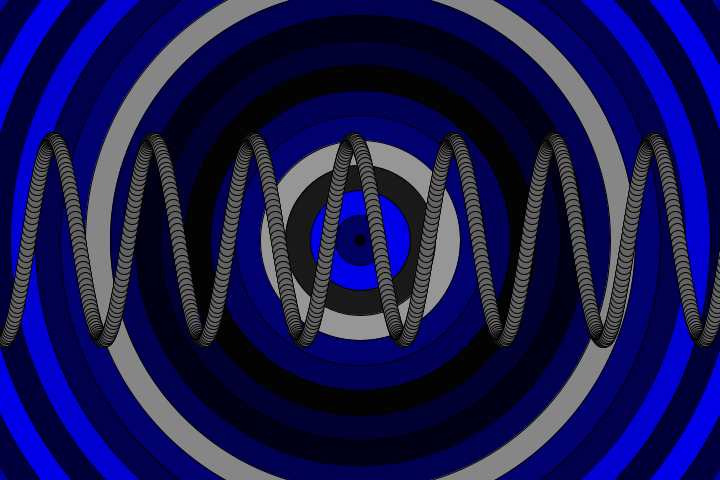
Frame 1 (no input)
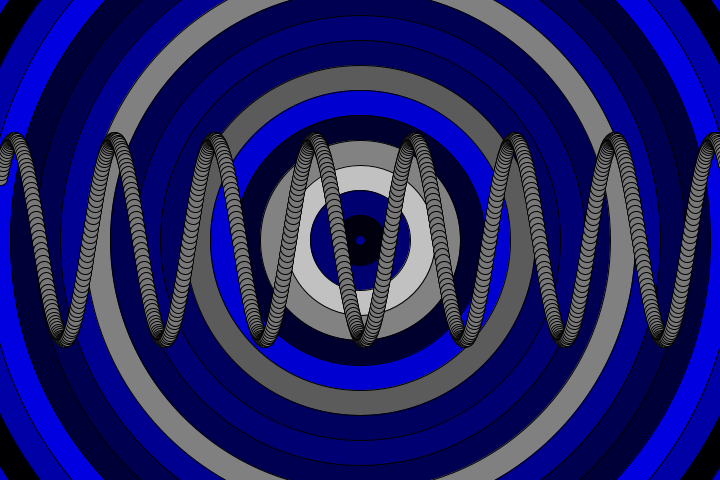
Frame 60 (the mouse pressed at the canvas centre just before this capture)
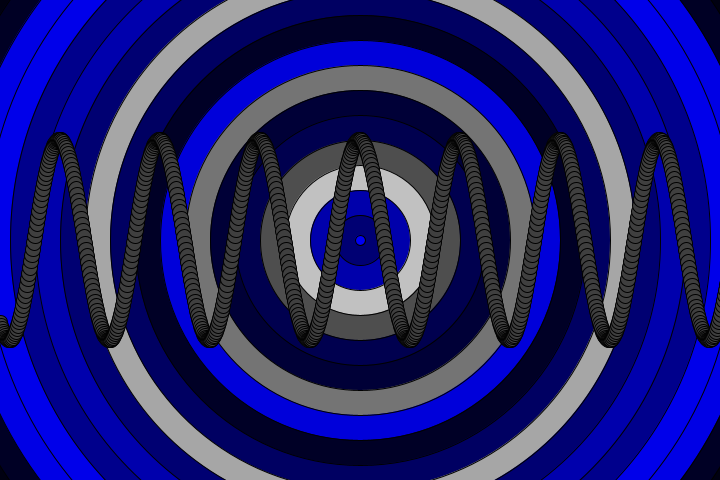
Frame 120 (the mouse held since frame 60 and released just before this capture)

The Processing sketch that drew these frames (run headless with seeded random() and noise(); from frame 60 on, the mouse is pressed at the canvas centre):

// Processing sketch: sketch27
// ── sketch27.pde

int xspacing = 1;   
int w;              

float theta = 3.5;  
float amplitude = 100.0;  
float period = 100.0;  
float dx;  
float[] yvalues;  

void setup() {
  size(720, 480);
  w = width+26;
  dx = (TWO_PI / period) * xspacing;
  yvalues = new float[w/xspacing];
}

void draw() {

  background(0);
  ellipse(width/2, height/2, 950, 950);
  fill(0, 0, random(244));
  ellipse(width/2, height/2, 900, 900);
  fill(0, 0, random(244));
  ellipse(width/2, height/2, 850, 850);
  fill(0, 0, random(244));
  ellipse(width/2, height/2, 800, 800);
  fill(0, 0, random(244));
  ellipse(width/2, height/2, 750, 750);
  fill(0, 0, random(244));
  ellipse(width/2, height/2, 700, 700);
  fill(0, 0, random(244));
  ellipse(width/2, height/2, 650, 650);
  fill(0, 0, random(244));
  ellipse(width/2, height/2, 600, 600);
  fill(random(244));
  ellipse(width/2, height/2, 550, 550);
  fill(0, 0, random(244));
  ellipse(width/2, height/2, 500, 500);
  fill(0, 0, random(244));
  ellipse(width/2, height/2, 450, 450);
  fill(0, 0, random(244));
  ellipse(width/2, height/2, 400, 400);
  fill(random(244));
  ellipse(width/2, height/2, 350, 350);
  fill(0, 0, random(244));
  ellipse(width/2, height/2, 300, 300);
  fill(0, 0, random(244));
  ellipse(width/2, height/2, 250, 250);
  fill(random(244));
  ellipse(width/2, height/2, 200, 200);
  fill(random(244));
  ellipse(width/2, height/2, 150, 150);
  fill(0, 0, random(244));
  ellipse(width/2, height/2, 100, 100);
  fill(0, 0, random(244));
  ellipse(width/2, height/2, 50, 50);
  fill(0, 0, random(244));
  ellipse(width/2, height/2, 10, 10);
  fill(0, 0, random(244));
  
  
  

  calcWave();
  renderWave();
}

void calcWave() {

  theta  -= -1;

  float x = theta;
  for (int i = 0; i < yvalues.length; i++) {
    yvalues[i] = sin(x)*amplitude;
    x+=dx;
  }
}

void renderWave() {
  stroke(0);
  strokeWeight(1);
  fill(random(244));
  for (int x = 0; x < yvalues.length; x++) {
    ellipse(x*xspacing, height/2-yvalues[x], 15, 15);
  }
}
